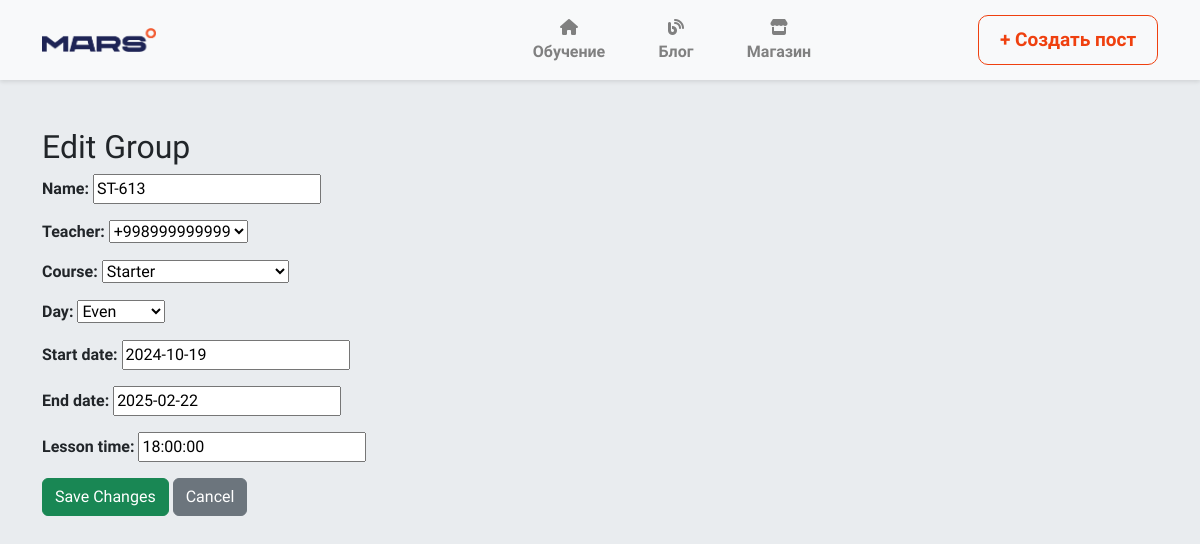
/users/edit_group/2/, run on the app's committed database.
### users/models.py (models this page shows, shortened)
class Group(models.Model):
    DAYS = (
        ('Even', 'Even'),
        ('Odd', 'Odd'),
        ('Weekend', 'Weekend')
    )
    name = models.CharField(max_length=50)
    teacher = models.ForeignKey(Teacher, on_delete=models.CASCADE, related_name='teacher')
    day = models.CharField(max_length=10, choices=DAYS)
    course = models.ForeignKey(Course, on_delete=models.CASCADE, related_name='course')
    start_date = models.DateField()
    end_date = models.DateField()
    lesson_time = models.TimeField()
    created_at = models.DateTimeField(auto_now_add=True)
    updated_at = models.DateTimeField(auto_now=True)

class Course(models.Model):
    COURSES = (
        ('Programming Backend', 'Programming Backend'),
        ('Programming Frontend', 'Programming Frontend'),
        ('Starter', 'Starter')
    )
    name = models.CharField(max_length=50, choices=COURSES)
    image = models.ImageField(upload_to='course/', blank=True, null=True)
    def __str__(self):
        return self.name

### users/views.py (the view)
# urls.py: path('edit_group/<int:id>/', edit_group, name='edit_group'),
def edit_group(request, id):
    group = get_object_or_404(Group, id=id)
    if request.method == 'POST':
        form = EditGroupForm(request.POST, instance=group)
        if form.is_valid():
            form.save()
            return redirect('admin_page')
    else:
        form = EditGroupForm(instance=group)
    return render(request, 'edit_group.html', {'form': form})

### users/forms.py
class EditGroupForm(forms.ModelForm):
    class Meta:
        model = Group
        fields = ['name', 'teacher', 'course', 'day', 'start_date', 'end_date', 'lesson_time']

### users/models.py (called while the page is built)
    def __str__(self):
        return self.username

### templates/edit_group.html (shortened to what this page needs)
{% extends "base.html" %}
{% block content %}
<div class="container mt-5">
    <h2>Edit Group</h2>
    <form method="post">
        {{ form.as_p }}
        <button type="submit" class="btn btn-success">Save Changes</button>
        <a href="{% url 'admin_page' %}" class="btn btn-secondary">Cancel</a>
    </form>
</div>
{% endblock %}

### templates/base.html (style rules this page uses)
body { font-family: 'Onest', sans-serif; font-weight: 700; }

### data on the page
Group: name "ST-613", teacher "+998999999999", course "Starter", day "Even", start_date "2024-10-19", end_date "2025-02-22", lesson_time "18:00:00"
